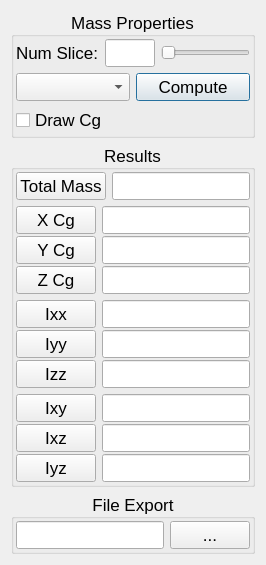
<?xml version="1.0" encoding="UTF-8"?>
<ui version="4.0">
 <class>MassProperties</class>
 <widget class="QDialog" name="MassProperties">
  <property name="geometry">
   <rect>
    <x>0</x>
    <y>0</y>
    <width>266</width>
    <height>536</height>
   </rect>
  </property>
  <property name="windowTitle">
   <string>Dialog</string>
  </property>
  <layout class="QVBoxLayout" name="verticalLayout_2">
   <item>
    <widget class="QGroupBox" name="gbMassProperties">
     <property name="font">
      <font>
       <pointsize>13</pointsize>
      </font>
     </property>
     <property name="title">
      <string>Mass Properties</string>
     </property>
     <property name="alignment">
      <set>Qt::AlignCenter</set>
     </property>
     <layout class="QGridLayout" name="gridLayout">
      <property name="leftMargin">
       <number>2</number>
      </property>
      <property name="topMargin">
       <number>2</number>
      </property>
      <property name="rightMargin">
       <number>2</number>
      </property>
      <property name="bottomMargin">
       <number>2</number>
      </property>
      <item row="0" column="0" colspan="2">
       <layout class="QHBoxLayout" name="horizontalLayout">
        <item>
         <widget class="QLabel" name="NumSlices">
          <property name="text">
           <string>Num Slice:</string>
          </property>
         </widget>
        </item>
        <item>
         <widget class="QLineEdit" name="numSliceInput">
          <property name="minimumSize">
           <size>
            <width>40</width>
            <height>0</height>
           </size>
          </property>
          <property name="maximumSize">
           <size>
            <width>50</width>
            <height>16777215</height>
           </size>
          </property>
         </widget>
        </item>
        <item>
         <widget class="QSlider" name="numSlicesSlider">
          <property name="orientation">
           <enum>Qt::Horizontal</enum>
          </property>
         </widget>
        </item>
       </layout>
      </item>
      <item row="1" column="0">
       <widget class="QComboBox" name="setChoice"/>
      </item>
      <item row="1" column="1">
       <widget class="QPushButton" name="ComputeButton">
        <property name="text">
         <string>Compute</string>
        </property>
        <property name="default">
         <bool>true</bool>
        </property>
       </widget>
      </item>
      <item row="2" column="0" colspan="2">
       <widget class="QCheckBox" name="drawCgButton">
        <property name="text">
         <string>Draw Cg</string>
        </property>
       </widget>
      </item>
     </layout>
    </widget>
   </item>
   <item>
    <widget class="QGroupBox" name="gbResults">
     <property name="font">
      <font>
       <pointsize>13</pointsize>
       <weight>50</weight>
       <bold>false</bold>
      </font>
     </property>
     <property name="title">
      <string>Results</string>
     </property>
     <property name="alignment">
      <set>Qt::AlignCenter</set>
     </property>
     <layout class="QVBoxLayout" name="verticalLayout">
      <property name="leftMargin">
       <number>2</number>
      </property>
      <property name="topMargin">
       <number>2</number>
      </property>
      <property name="rightMargin">
       <number>2</number>
      </property>
      <property name="bottomMargin">
       <number>2</number>
      </property>
      <item>
       <layout class="QHBoxLayout" name="horizontalLayout_2">
        <item>
         <widget class="QPushButton" name="TotalMass">
          <property name="text">
           <string>Total Mass</string>
          </property>
         </widget>
        </item>
        <item>
         <widget class="QLineEdit" name="totalMassOutput"/>
        </item>
       </layout>
      </item>
      <item>
       <layout class="QGridLayout" name="gridLayout_2">
        <property name="horizontalSpacing">
         <number>6</number>
        </property>
        <property name="verticalSpacing">
         <number>2</number>
        </property>
        <item row="0" column="0">
         <widget class="QPushButton" name="XCg">
          <property name="sizePolicy">
           <sizepolicy hsizetype="MinimumExpanding" vsizetype="Fixed">
            <horstretch>0</horstretch>
            <verstretch>0</verstretch>
           </sizepolicy>
          </property>
          <property name="text">
           <string>X Cg</string>
          </property>
         </widget>
        </item>
        <item row="0" column="1">
         <widget class="QLineEdit" name="xCgOutput"/>
        </item>
        <item row="1" column="0">
         <widget class="QPushButton" name="YCg">
          <property name="sizePolicy">
           <sizepolicy hsizetype="MinimumExpanding" vsizetype="Fixed">
            <horstretch>0</horstretch>
            <verstretch>0</verstretch>
           </sizepolicy>
          </property>
          <property name="text">
           <string>Y Cg</string>
          </property>
         </widget>
        </item>
        <item row="1" column="1">
         <widget class="QLineEdit" name="yCgOutput"/>
        </item>
        <item row="2" column="0">
         <widget class="QPushButton" name="ZCg">
          <property name="sizePolicy">
           <sizepolicy hsizetype="MinimumExpanding" vsizetype="Fixed">
            <horstretch>0</horstretch>
            <verstretch>0</verstretch>
           </sizepolicy>
          </property>
          <property name="text">
           <string>Z Cg</string>
          </property>
         </widget>
        </item>
        <item row="2" column="1">
         <widget class="QLineEdit" name="zCgOutput"/>
        </item>
       </layout>
      </item>
      <item>
       <layout class="QGridLayout" name="gridLayout_3">
        <property name="horizontalSpacing">
         <number>6</number>
        </property>
        <property name="verticalSpacing">
         <number>2</number>
        </property>
        <item row="0" column="0">
         <widget class="QPushButton" name="Ixx">
          <property name="sizePolicy">
           <sizepolicy hsizetype="MinimumExpanding" vsizetype="Fixed">
            <horstretch>0</horstretch>
            <verstretch>0</verstretch>
           </sizepolicy>
          </property>
          <property name="text">
           <string>Ixx</string>
          </property>
         </widget>
        </item>
        <item row="0" column="1">
         <widget class="QLineEdit" name="IxxOutput"/>
        </item>
        <item row="1" column="0">
         <widget class="QPushButton" name="Iyy">
          <property name="sizePolicy">
           <sizepolicy hsizetype="MinimumExpanding" vsizetype="Fixed">
            <horstretch>0</horstretch>
            <verstretch>0</verstretch>
           </sizepolicy>
          </property>
          <property name="text">
           <string>Iyy</string>
          </property>
         </widget>
        </item>
        <item row="1" column="1">
         <widget class="QLineEdit" name="IyyOutput"/>
        </item>
        <item row="2" column="0">
         <widget class="QPushButton" name="Izz">
          <property name="sizePolicy">
           <sizepolicy hsizetype="MinimumExpanding" vsizetype="Fixed">
            <horstretch>0</horstretch>
            <verstretch>0</verstretch>
           </sizepolicy>
          </property>
          <property name="text">
           <string>Izz</string>
          </property>
         </widget>
        </item>
        <item row="2" column="1">
         <widget class="QLineEdit" name="IzzOutput"/>
        </item>
       </layout>
      </item>
      <item>
       <layout class="QGridLayout" name="gridLayout_4">
        <property name="horizontalSpacing">
         <number>6</number>
        </property>
        <property name="verticalSpacing">
         <number>2</number>
        </property>
        <item row="0" column="0">
         <widget class="QPushButton" name="Ixy">
          <property name="sizePolicy">
           <sizepolicy hsizetype="MinimumExpanding" vsizetype="Fixed">
            <horstretch>0</horstretch>
            <verstretch>0</verstretch>
           </sizepolicy>
          </property>
          <property name="text">
           <string>Ixy</string>
          </property>
         </widget>
        </item>
        <item row="0" column="1">
         <widget class="QLineEdit" name="IxyOutput"/>
        </item>
        <item row="1" column="0">
         <widget class="QPushButton" name="Ixz">
          <property name="sizePolicy">
           <sizepolicy hsizetype="MinimumExpanding" vsizetype="Fixed">
            <horstretch>0</horstretch>
            <verstretch>0</verstretch>
           </sizepolicy>
          </property>
          <property name="text">
           <string>Ixz</string>
          </property>
         </widget>
        </item>
        <item row="1" column="1">
         <widget class="QLineEdit" name="IxzOutput"/>
        </item>
        <item row="2" column="0">
         <widget class="QPushButton" name="Iyz">
          <property name="sizePolicy">
           <sizepolicy hsizetype="MinimumExpanding" vsizetype="Fixed">
            <horstretch>0</horstretch>
            <verstretch>0</verstretch>
           </sizepolicy>
          </property>
          <property name="text">
           <string>Iyz</string>
          </property>
         </widget>
        </item>
        <item row="2" column="1">
         <widget class="QLineEdit" name="IyzOutput"/>
        </item>
       </layout>
      </item>
     </layout>
    </widget>
   </item>
   <item>
    <widget class="QGroupBox" name="gbFileExport">
     <property name="font">
      <font>
       <pointsize>13</pointsize>
      </font>
     </property>
     <property name="title">
      <string>File Export</string>
     </property>
     <property name="alignment">
      <set>Qt::AlignCenter</set>
     </property>
     <layout class="QHBoxLayout" name="horizontalLayout_3">
      <property name="leftMargin">
       <number>2</number>
      </property>
      <property name="topMargin">
       <number>2</number>
      </property>
      <property name="rightMargin">
       <number>2</number>
      </property>
      <property name="bottomMargin">
       <number>2</number>
      </property>
      <item>
       <widget class="QLineEdit" name="fileExportOutput"/>
      </item>
      <item>
       <widget class="QPushButton" name="fileExportButton">
        <property name="text">
         <string>...</string>
        </property>
        <property name="autoDefault">
         <bool>false</bool>
        </property>
       </widget>
      </item>
     </layout>
    </widget>
   </item>
  </layout>
 </widget>
 <resources/>
 <connections/>
</ui>
